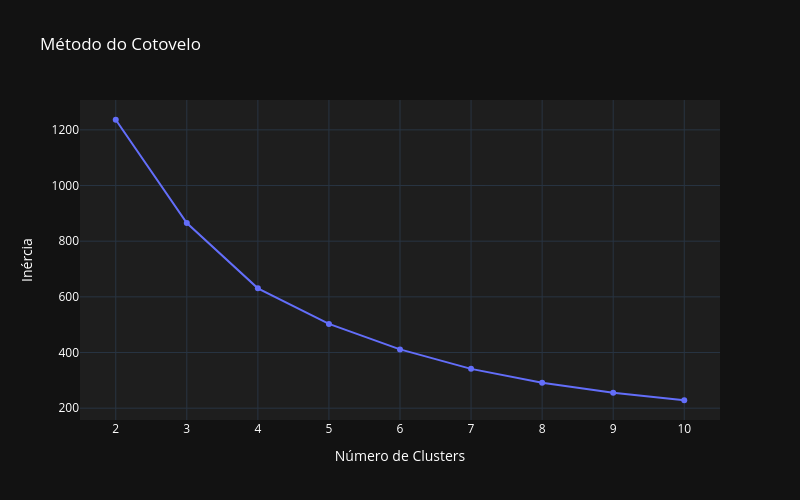
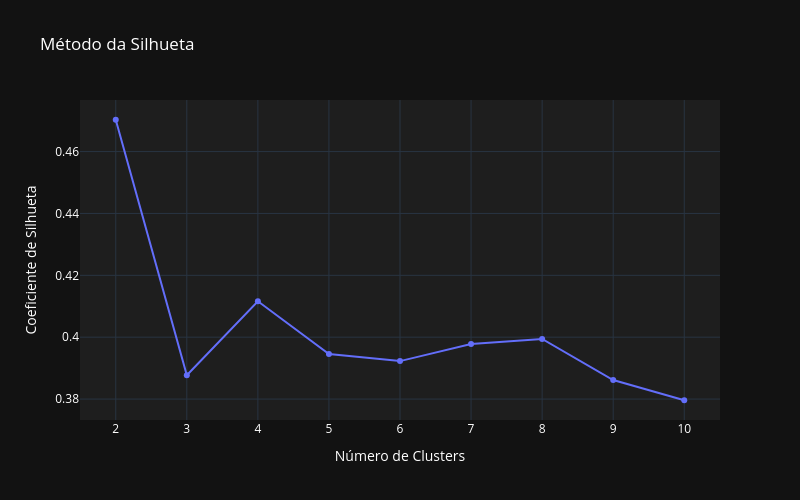

Notebook code cell kept with these figures, in order:
### Code cell
# Cotovelo: queda da inércia; Silhueta: coesão e separação dos grupos.
elbow_plot = px.line(
      metricas
    , x='K'
    , y='inercia'
    , markers=True
    , width=800
    , height=500
    , labels={'K': 'Número de Clusters', 'inercia': 'Inércia'}
    , title='Método do Cotovelo'
    , template='plotly_dark'
)

elbow_plot.update_layout(
      plot_bgcolor='#1E1E1E'
    , paper_bgcolor='#121212'
    , font_color='white'
)
elbow_plot.update_xaxes(dtick=1)

elbow_plot.show()

silhouette_plot = px.line(
      metricas
    , x='K'
    , y='silhueta'
    , markers=True
    , width=800
    , height=500
    , labels={'K': 'Número de Clusters', 'silhueta': 'Coeficiente de Silhueta'}
    , title='Método da Silhueta'
    , template='plotly_dark'
)

silhouette_plot.update_layout(
      plot_bgcolor='#1E1E1E'
    , paper_bgcolor='#121212'
    , font_color='white'
)

silhouette_plot.update_xaxes(dtick=1)

silhouette_plot.show()

### Figure 1 — Plotly figure (JSON) as saved in the notebook; plotly's stock layout.template omitted (floating-point values rounded to 4 significant figures)
{"data": [{"hovertemplate": "Número de Clusters=%{x}<br>Inércia=%{y}<extra></extra>", "legendgroup": "", "line": {"color": "#636efa", "dash": "solid"}, "marker": {"symbol": "circle"}, "mode": "lines+markers", "name": "", "orientation": "v", "showlegend": false, "type": "scatter", "x": [2, 3, 4, 5, 6, 7, 8, 9, 10], "xaxis": "x", "y": [1236.0, 865.3, 630.8, 502.9, 411.3, 341.3, 291.5, 255.6, 228.6], "yaxis": "y"}], "layout": {"font": {"color": "white"}, "height": 500, "legend": {"tracegroupgap": 0}, "paper_bgcolor": "#121212", "plot_bgcolor": "#1E1E1E", "title": {"text": "Método do Cotovelo"}, "width": 800, "xaxis": {"anchor": "y", "domain": [0, 1], "dtick": 1, "title": {"text": "Número de Clusters"}}, "yaxis": {"anchor": "x", "domain": [0, 1], "title": {"text": "Inércia"}}}}

### Figure 2 — Plotly figure (JSON) as saved in the notebook; plotly's stock layout.template omitted (floating-point values rounded to 4 significant figures)
{"data": [{"hovertemplate": "Número de Clusters=%{x}<br>Coeficiente de Silhueta=%{y}<extra></extra>", "legendgroup": "", "line": {"color": "#636efa", "dash": "solid"}, "marker": {"symbol": "circle"}, "mode": "lines+markers", "name": "", "orientation": "v", "showlegend": false, "type": "scatter", "x": [2, 3, 4, 5, 6, 7, 8, 9, 10], "xaxis": "x", "y": [0.4703, 0.3877, 0.4116, 0.3945, 0.3923, 0.3978, 0.3994, 0.3862, 0.3796], "yaxis": "y"}], "layout": {"font": {"color": "white"}, "height": 500, "legend": {"tracegroupgap": 0}, "paper_bgcolor": "#121212", "plot_bgcolor": "#1E1E1E", "title": {"text": "Método da Silhueta"}, "width": 800, "xaxis": {"anchor": "y", "domain": [0, 1], "dtick": 1, "title": {"text": "Número de Clusters"}}, "yaxis": {"anchor": "x", "domain": [0, 1], "title": {"text": "Coeficiente de Silhueta"}}}}
